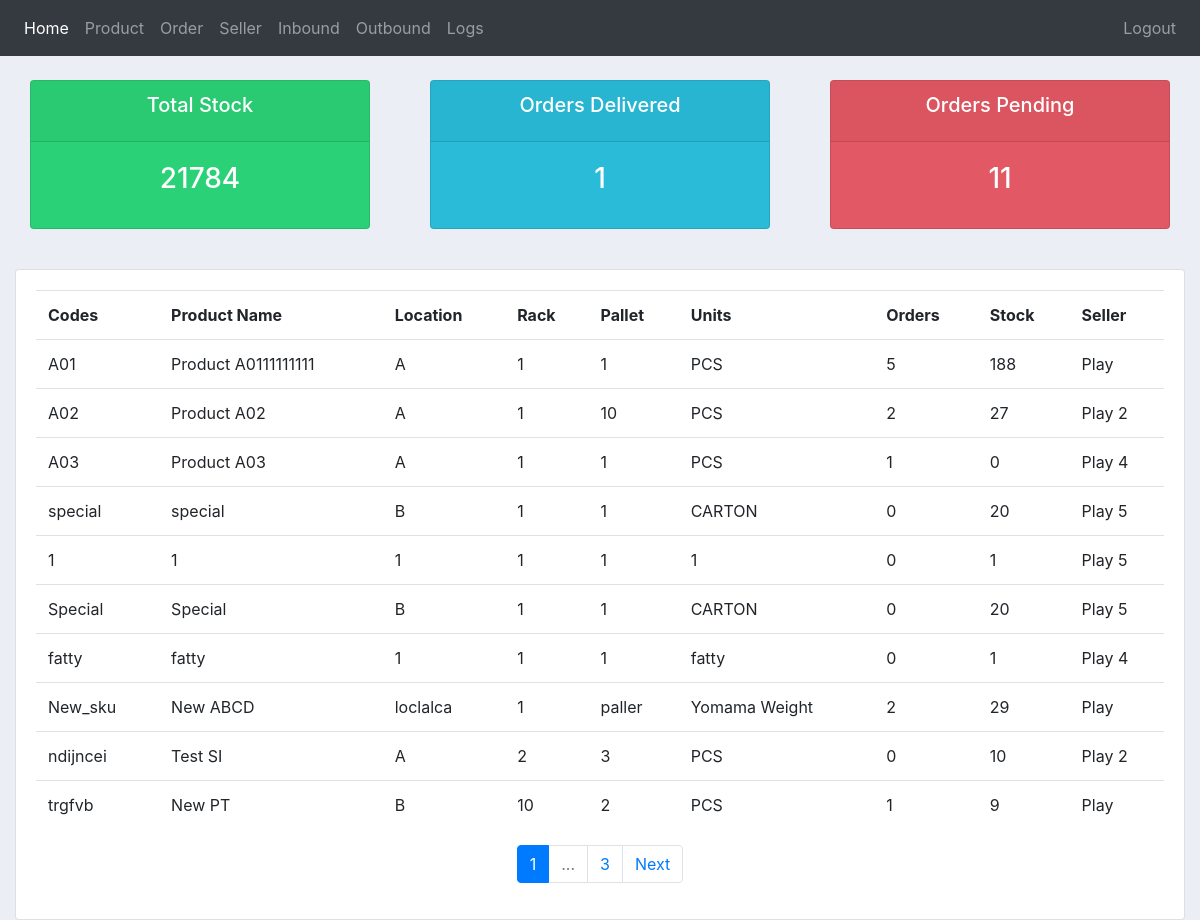
/ (signed in), run on an earlier commit of the app's database.
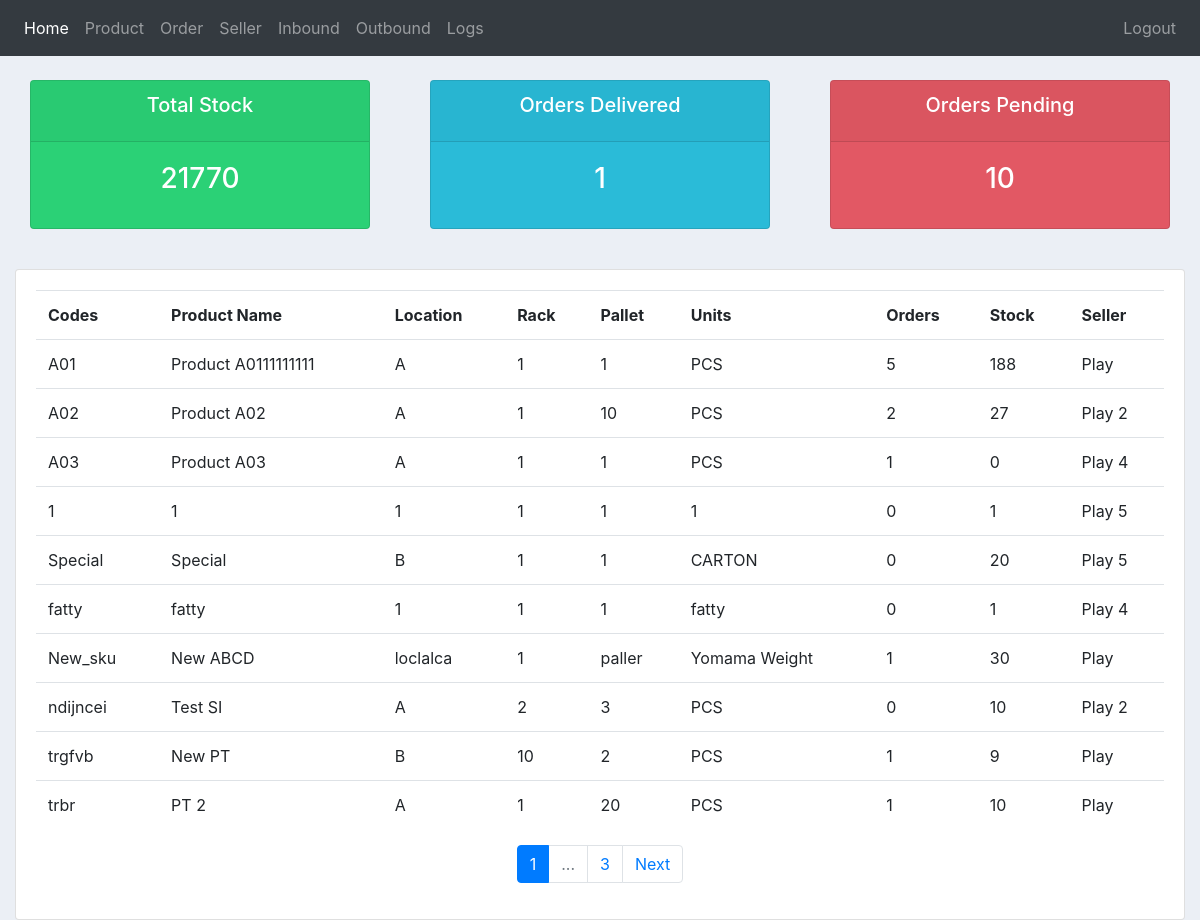
And on a later commit of the database.
### inventory/models.py (models this page shows, shortened)
class Product(models.Model):
    UNIT = (
        ('PCS','PCS'),
        ('BOX','BOX'),
        ('PACK','PACK'),
        ('BOTTLE','BOTTLE'),
        ('OTHER','OTHER'),
    )
    date_created = models.DateTimeField(auto_now_add=True, null=True)
    sku_code = models.CharField(max_length=200, primary_key=True)
    product_name = models.CharField(max_length=200, null=True)
    unit = models.CharField(max_length=200, choices=UNIT, null=True)
    product_quantity = models.PositiveIntegerField(null=True)
    product_price = models.FloatField(validators=[MinValueValidator(0.0)])
    location = models.CharField(max_length=200, null=True)
    rack = models.CharField(max_length=200, null=True)
    pallet = models.CharField(max_length=200, null=True)
    remarks = models.CharField(max_length=200, null=True, blank=True)
    seller = models.ForeignKey(Seller, to_field='user_id', null=True, on_delete=models.SET_NULL)

class Seller(models.Model):
    user = models.OneToOneField(User, on_delete=models.CASCADE, primary_key=True)
    name = models.CharField(max_length=200, null=True)
    phone = models.CharField(max_length=11, null=True)
    email = models.CharField(max_length=200, null=True)
    date_created = models.DateTimeField(auto_now_add=True, null=True)

### inventory/views.py (the view, shortened to what this page needs)
# urls.py: 2. Add a URL to urlpatterns:  path('', views.home, name='home')
@custom_login_required
def home(request):
    if request.user.is_authenticated:
        if request.user.is_admin:
            page = request.GET.get('page', 1)
            orders = Order.objects.all()
            products = paginate(Product.objects.all(), page);
            sum_stock = Product.objects.aggregate(Sum('product_quantity'))
            total_stock = sum_stock['product_quantity__sum']
            delivered = orders.filter(status='Out of Delivery').count()
            pending = orders.filter(status='Pending').count()
            context = {'stock': total_stock, 'delivered': delivered, 'pending': pending, 'products': products, 'nbar': 'home'}
        return render(request, 'inventory/home.html', context)
    else:
        return redirect('login/')

### inventory/helper.py (called while the page is built)
def paginate(object, page =1, limit = 10):
    paginator = Paginator(object, limit) # Show 25 contacts per page.
    page_obj = paginator.get_page(page)
    return page_obj

### inventory/templatetags/query_transform_template_tags.py (called while the page is built)
@register.simple_tag
def query_transform(request, **kwargs):
    updated = request.GET.copy()
    for k, v in kwargs.items():
        if v is not None:
            updated[k] = v
        else:
            updated.pop(k, 0)
    return updated.urlencode()

### inventory/templates/inventory/home.html
{% extends 'inventory/main.html' %}
{% block content %}
{% include 'inventory/status.html' %}
<br>
<div class="row">
    <div class="col-md">
        <div class="card card-body">
            <table class="table">
                <tr>
                    <th>Codes</th>
                    <th>Product Name</th>
                    <th>Location</th>
                    <th>Rack</th>
                    <th>Pallet</th>
                    <th>Units</th>
                    <th>Orders</th>
                    <th>Stock</th>
                    <th>Seller</th>
                </tr>
                {% for product in products %}
                <tr>
                    <td>{{product.sku_code}}</td>
                    <td>{{product.product_name}}</td>
                    <td>{{product.location}}</td>
                    <td>{{product.rack}}</td>
                    <td>{{product.pallet}}</td>
                    <td>{{product.unit}}</td>
                    <td>{{product.order_set.all.count}}</td>
                    <td>{{product.product_quantity}}</td>
                    <td>{{product.seller.name}}</td>
                </tr>
                {% endfor %}
            </table>
            {% include 'inventory/pagination.html' with page_obj=products request=request only%}
        </div>
    </div>
</div>
{% endblock %}

What changed in the data, as far as the page shows it:
removed Product: sku_code "special", product_name "special", location "B", rack "1", pallet "1", unit "CARTON", order_set.all.count "0", product_quantity "20", seller.name "Play 5"
changed Product "New_sku": order_set.all.count "2" → "1"; product_quantity "29" → "30"
now on this page (row unchanged): Product: sku_code "trbr", product_name "PT 2", location "A", rack "1", pallet "20", unit "PCS", order_set.all.count "1", product_quantity "10", seller.name "Play"
Also different on the page:
{{ stock }}: "21784" → "21770"
{{ pending }}: "11" → "10"
